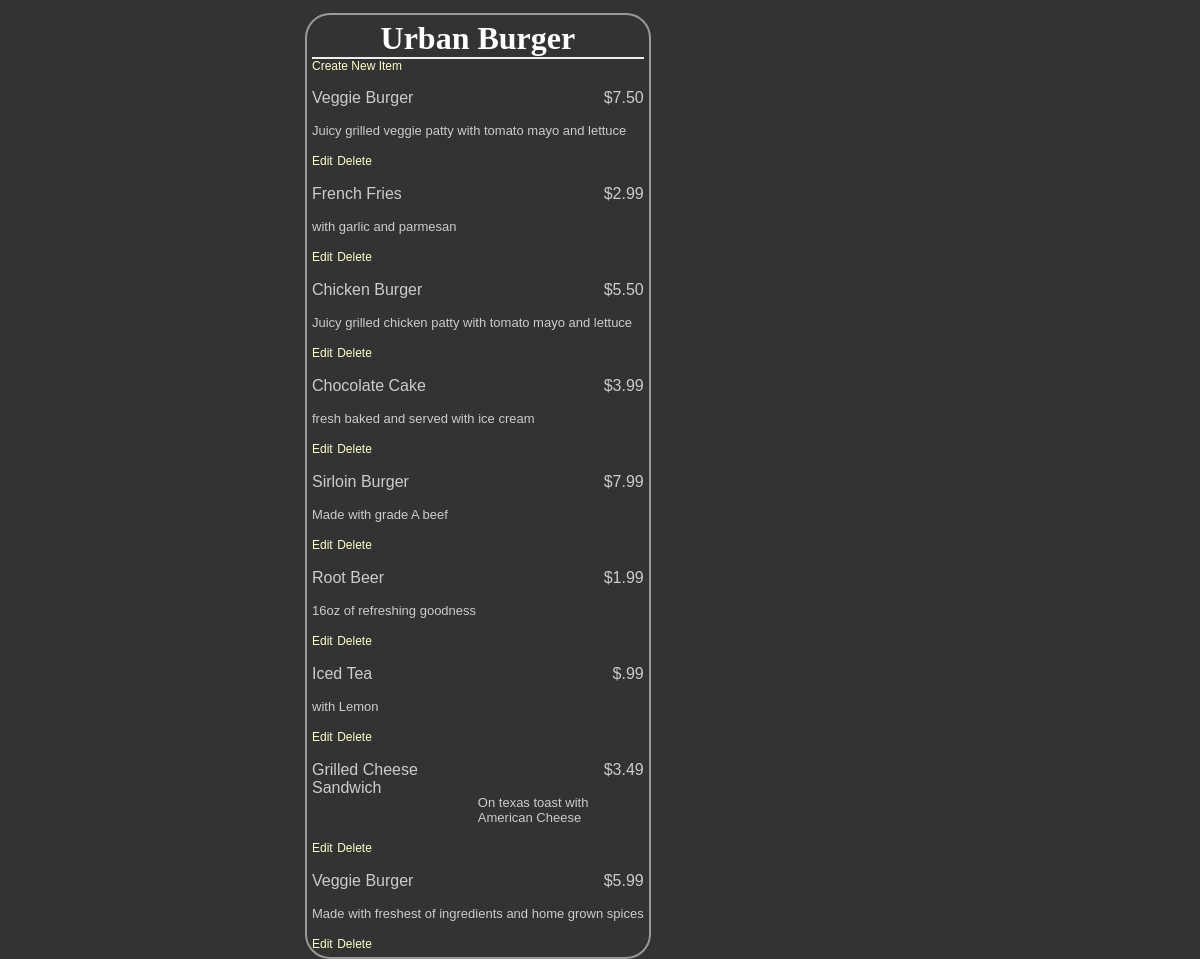
/restaurant/1/menu, run on an earlier commit of the app's database.
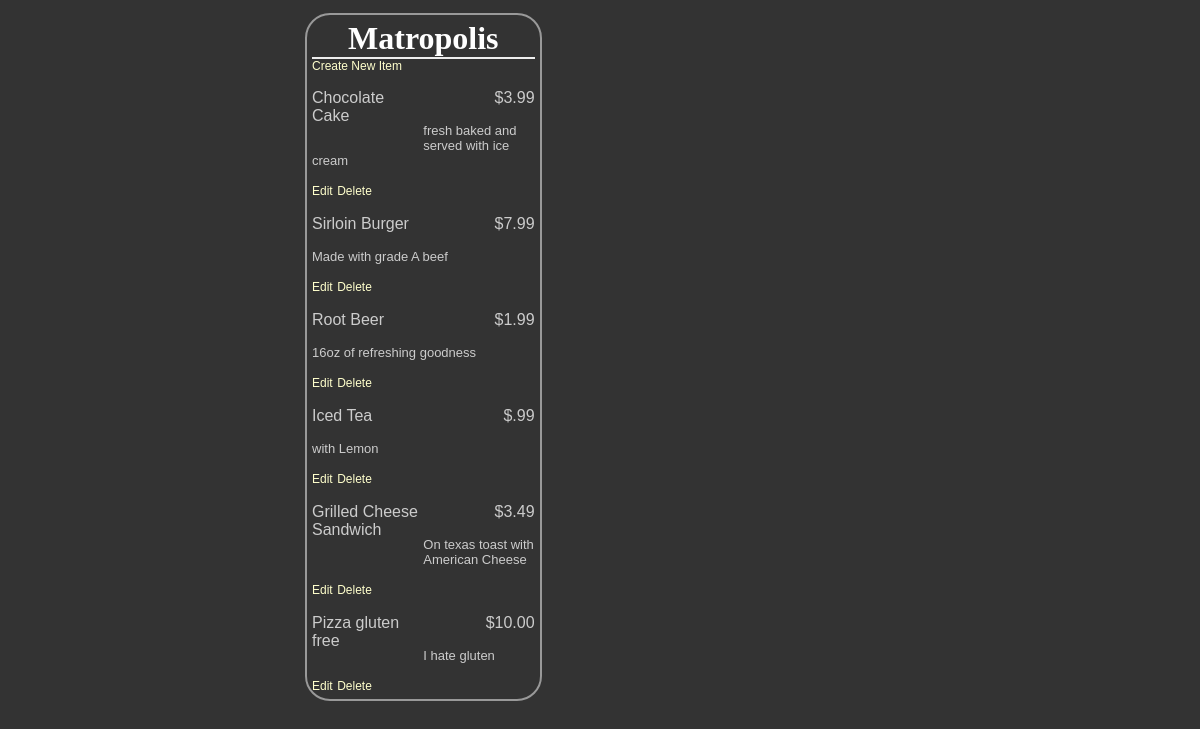
And on a later commit of the database.
### database_setup.py (models this page shows, shortened)
class Restaurant(Base):
    __tablename__ = 'restaurant'
    id = Column(Integer, primary_key=True)
    name = Column(String(250), nullable=False)

class MenuItem(Base):
    __tablename__ = 'menu_item'
    name = Column(String(80), nullable=False)
    id = Column(Integer, primary_key=True)
    description = Column(String(250))
    price = Column(String(8))
    course = Column(String(250))
    restaurant_id = Column(Integer, ForeignKey('restaurant.id'))
    restaurant = relationship(Restaurant)

### finalProject.py (the view)
@app.route('/restaurant/<int:restaurant_id>')
@app.route('/restaurant/<int:restaurant_id>/menu')
def showMenu(restaurant_id):
    restaurant = session.query(Restaurant).filter_by(id=restaurant_id).one()
    items = session.query(MenuItem).filter_by(restaurant_id=restaurant_id)
    return render_template(
        'menu.html', restaurant=restaurant, items=items, restaurant_id=restaurant_id)

### templates/menu.html (shortened to what this page needs)
<html>
<head>
	<link rel=stylesheet type=text/css href="{{ url_for('static', filename='styles.css') }}">
</head>
<body>
	<div class = 'pane'>
		<div class = 'header'>
			<h1>{{ restaurant.name }}</h1>
		</div>
		<a href = '{{url_for('newMenuItem', restaurant_id = restaurant.id) }}'>Create New Item</a>
		{% for i in items %}
    	<div class = 'nameAndPrice'>
			<span class = 'name'><p>{{i.name}}</p></span>
			<span class = 'price'>
				<p>{{i.price}} </p>
			</span>
		</div>
		<div class = 'description'>
			<p>{{i.description}}</p>
		</div>
		<div class = "editdeletepane">
			<a href='{{url_for('editMenuItem',restaurant_id = restaurant.id, menu_id=i.id)}}' >Edit</a>
			<a href='{{url_for('deleteMenuItem', restaurant_id = restaurant.id, menu_id=i.id)}}'>Delete</a>
		</div>
		{% endfor %}
	</div>
</body>
</html>

### static/styles.css (style rules this page uses)
body { font-family: sans-serif; background-image: url('img3.jpg'); background-color: #333333 }
h1, h2, h3, h4 { color: #FFFFFF; }
h1, h2 { font-family: 'Georgia', serif; margin: 0; }
h1 { border-bottom: 2px solid #eee; }
p, dd, dt { color: #CCCCCC; }
a { text-decoration: none; color:#FFFFCC; font-size: .75em; }
.pane { position:absolute; left: 25%; border: 2px solid; border-radius: 25px; padding: 5px; margin: 5px; border-color: #999999; background-color: #333333 }
.header { left:50%; text-align: center; }
.name { width:50%;display: inline-block; float: left; }
.description { font-size: 13px }
.price { text-align: right; width:50%; float: right; }

What changed in the data, as far as the page shows it:
removed MenuItem: name "Veggie Burger", price "$7.50", description "Juicy grilled veggie patty with tomato mayo and lettuce"
removed MenuItem: name "French Fries", price "$2.99", description "with garlic and parmesan"
removed MenuItem: name "Chicken Burger", price "$5.50", description "Juicy grilled chicken patty with tomato mayo and lettuce"
removed MenuItem: name "Veggie Burger", price "$5.99", description "Made with freshest of ingredients and home grown spices"
changed Restaurant: name "Urban Burger" → "Matropolis"
added MenuItem: name "Pizza gluten free", price "$10.00", description "I hate gluten"
